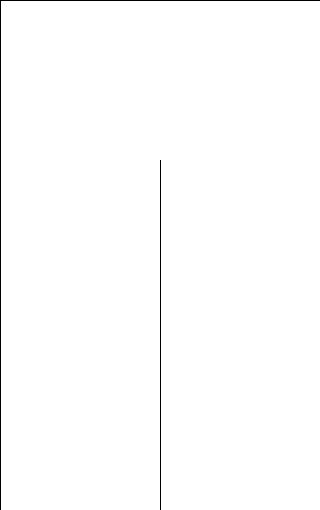
Frame 1 (no input)
Frame 60 (the mouse pressed at the canvas centre just before this capture): identical to frame 1, image omitted
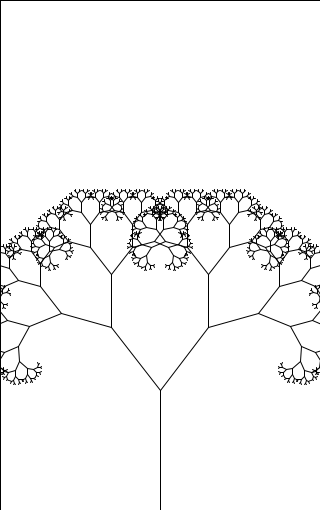
Frame 120 (the mouse held since frame 60 and released just before this capture)

The Processing sketch that drew these frames (run headless with seeded random() and noise(); from frame 60 on, the mouse is pressed at the canvas centre):

// Processing sketch: Tree
// ── Tree.pde
float theta;
void setup()
{
  size(320, 510);
}
void draw()
{
  rect(0,0,width,height);
  theta = radians((mouseX / (float) width) * 75.0f);
  translate(width/2,height);
  line(0,0,0,-120);
  translate(0,-120);
  branch(120);

}
void branch(float h)
{
  h *= 0.66;
  if (h > 1.5f)
  {
    pushMatrix();
    rotate(theta);
    line(0, 0, 0, -h);
    translate(0, -h);
    branch(h);
    popMatrix();
    pushMatrix();
    rotate(-theta);
    line(0, 0, 0, -h);
    translate(0, -h);
    branch(h);
    popMatrix();
  }
}
